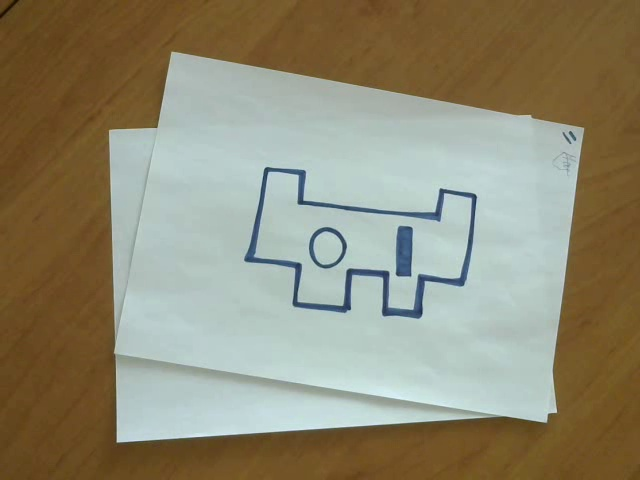
#> input picture detect_my_image/res/image.jpg, 640 x 480 px
$ python image.py
#> lines starting #> are read from the running program, lines starting #| are printed output that depends on the picture; after the words box and inside, x2 and y2 are one past the last pixel; in counts of white or black regions, pixels touching at a corner belong together
import cv2
import numpy as np


img = cv2.imread('./res/image.jpg')
#> img is the input picture: shape (480, 640, 3); mean B, G, R 114.8, 137.5, 143.2
gray = cv2.cvtColor(img, cv2.COLOR_BGR2GRAY)
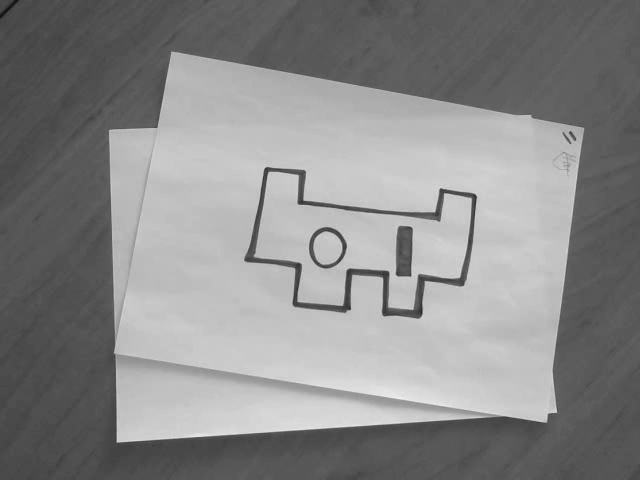
#> gray: shape (480, 640); min 14, max 239, mean 136.7
blurred = cv2.medianBlur(gray, 5)
ret, thresh = cv2.threshold(gray, 10, 255, cv2.THRESH_OTSU)
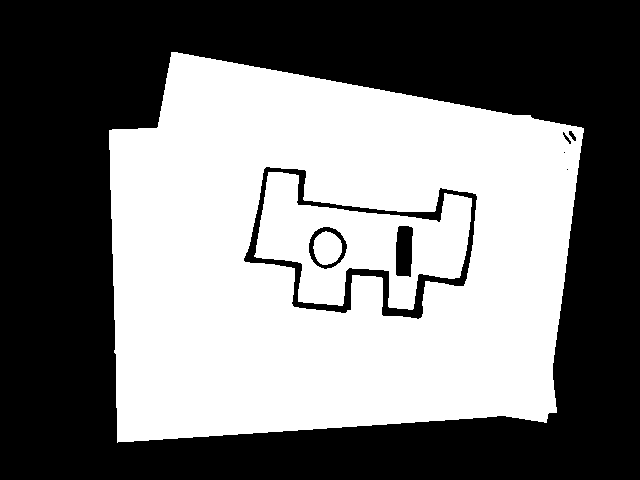
#> thresh: shape (480, 640); 47.7% white; 3 white regions
#> ret = 139

circles = cv2.HoughCircles(blurred, cv2.HOUGH_GRADIENT, 1, 100,
                           param1=100, param2=50, minRadius=10, maxRadius=25)
#> circles = [[325.5, 247.5, 16.3]]

contours = cv2.findContours(thresh, 1, 2)[0]
#> contours = 10 contours, 2 with area under 20; largest, box (x1, y1, x2, y2) and area: (109, 52, 584, 443) 151583, (243, 166, 478, 320) 21206, (254, 172, 472, 310) 15951, (308, 226, 348, 270) 1267, (395, 225, 414, 278) 834, (313, 231, 342, 265) 708, (568, 130, 577, 142) 48, (562, 131, 572, 145) 42

for cnt in contours:
    x1, y1 = cnt[0][0]
    approx = cv2.approxPolyDP(cnt, 0.02*cv2.arcLength(cnt, True), True)
    if len(approx) == 4:
        x, y, w, h = cv2.boundingRect(cnt)
        ratio = float(w) / h
        if ratio <= 0.5 and w < 25 and h > 50:
            cv2.drawContours(img, [cnt], 0, (0, 255, 0), 2)
#> this loop made 10 passes
#> (x1, y1, approx, x, y, w, h, ratio) on passes 3, 5, 7: (399, 225, [[399, 225], [413, 228], [410, 277], [395, 274]], 395, 225, 19, 53, 0.358), (566, 169, [[566, 169], [567, 168], [568, 169], [567, 170]], 566, 168, 3, 3, 1), (563, 152, [[563, 152], [564, 151], [565, 152], [564, 153]], 563, 151, 3, 3, 1)
#> (x1, y1) on passes 1, 2, 4, 6, 8, 9: (325, 231), (322, 227), (268, 172), (266, 166), (562, 132), (568, 131)
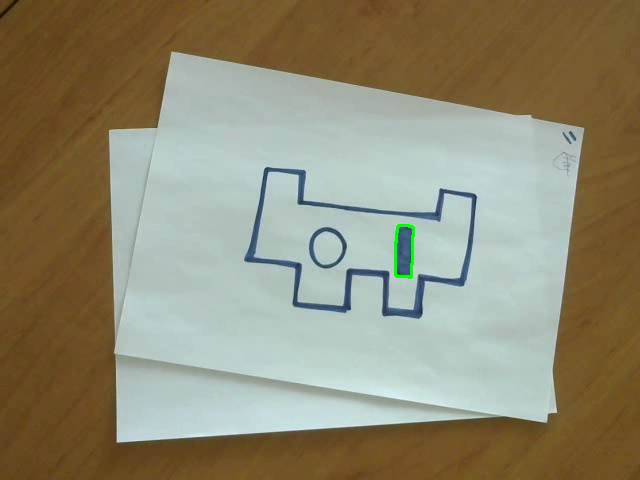
#> img: shape (480, 640, 3); 0.13% of pixels changed, all inside (x1, y1, x2, y2) = (394, 224, 415, 279)

if circles is not None:
    circles = np.uint16(np.around(circles))
#> circles = [[326, 248, 16]]
    for i in circles[0, :]:
        cv2.circle(img, (i[0], i[1]), i[2], (0, 0, 255), 2)
#> this loop made 1 pass
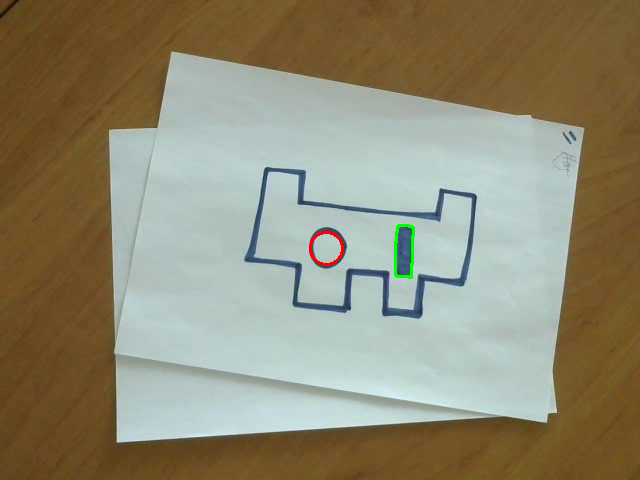
#> img: shape (480, 640, 3); 0.1% of pixels changed, all inside (x1, y1, x2, y2) = (309, 231, 344, 266)

cv2.imshow('img', img)
cv2.waitKey(0)
cv2.destroyAllWindows()
